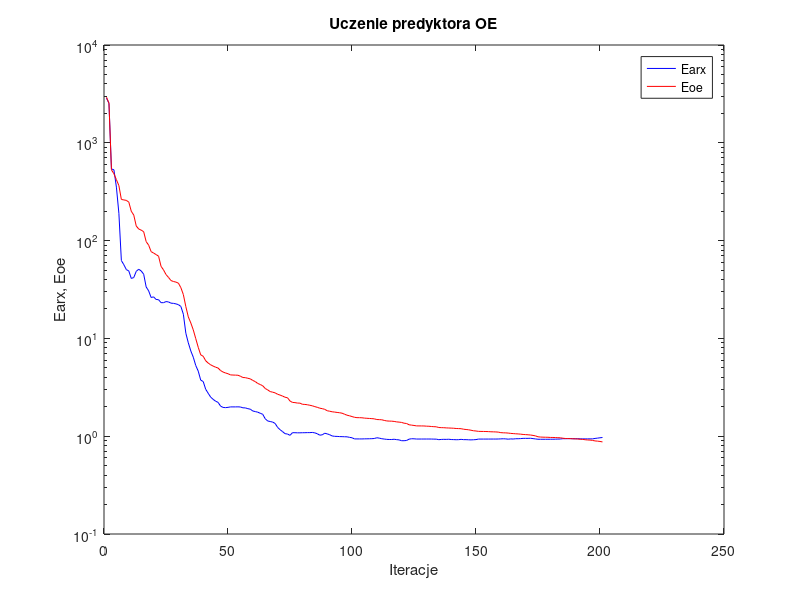
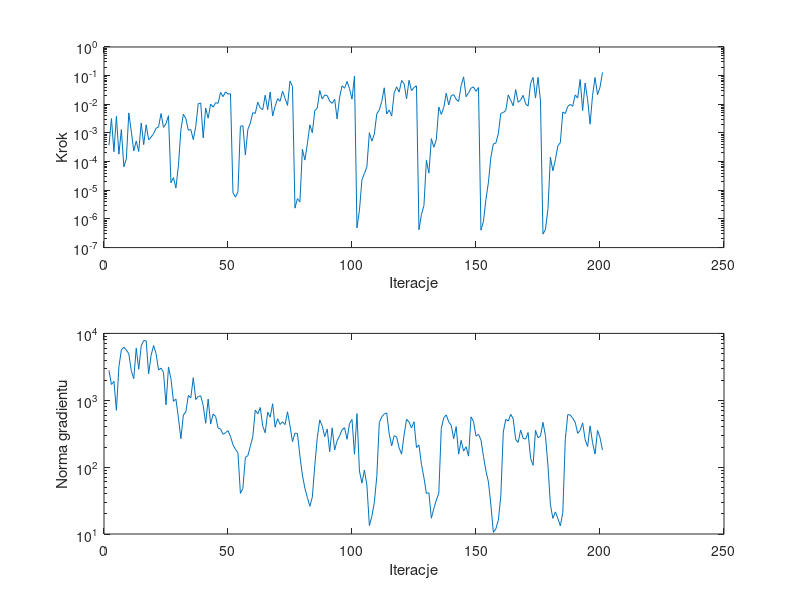

Reproduce these figures in MATLAB, in order.
%uczenie predyktora oe
clear all;
n=0; farx(n+1)=2.867292e+003; foe(n+1)=2.926337e+003; wspucz(n+1)=0.000000e+000; ng(n+1)=0.000000e+000;
%odnowa zmiennej metryki
n=1; farx(n+1)=2.529960e+003; foe(n+1)=2.545475e+003; krok(n+1)=3.697205e-004; ng(n+1)=2.796148e+003;
n=2; farx(n+1)=5.406936e+002; foe(n+1)=5.292840e+002; krok(n+1)=3.176507e-003; ng(n+1)=1.722083e+003;
n=3; farx(n+1)=5.291177e+002; foe(n+1)=4.827090e+002; krok(n+1)=2.224361e-004; ng(n+1)=1.922843e+003;
n=4; farx(n+1)=3.521008e+002; foe(n+1)=4.196910e+002; krok(n+1)=3.816075e-003; ng(n+1)=7.083844e+002;
n=5; farx(n+1)=1.901241e+002; foe(n+1)=3.651481e+002; krok(n+1)=1.821498e-004; ng(n+1)=3.156226e+003;
n=6; farx(n+1)=6.257261e+001; foe(n+1)=2.636325e+002; krok(n+1)=1.317301e-003; ng(n+1)=5.675473e+003;
n=7; farx(n+1)=5.668704e+001; foe(n+1)=2.605525e+002; krok(n+1)=6.619770e-005; ng(n+1)=6.202953e+003;
n=8; farx(n+1)=5.056494e+001; foe(n+1)=2.578122e+002; krok(n+1)=1.245462e-004; ng(n+1)=5.642651e+003;
n=9; farx(n+1)=4.889005e+001; foe(n+1)=2.474611e+002; krok(n+1)=5.003630e-003; ng(n+1)=4.960148e+003;
n=10; farx(n+1)=4.101689e+001; foe(n+1)=1.996735e+002; krok(n+1)=1.135356e-003; ng(n+1)=2.771884e+003;
n=11; farx(n+1)=4.191808e+001; foe(n+1)=1.823096e+002; krok(n+1)=2.370460e-004; ng(n+1)=2.106051e+003;
n=12; farx(n+1)=4.848802e+001; foe(n+1)=1.411207e+002; krok(n+1)=5.239523e-004; ng(n+1)=6.017046e+003;
n=13; farx(n+1)=5.097000e+001; foe(n+1)=1.313089e+002; krok(n+1)=2.263251e-004; ng(n+1)=2.913536e+003;
n=14; farx(n+1)=4.894221e+001; foe(n+1)=1.279827e+002; krok(n+1)=2.236648e-003; ng(n+1)=6.496357e+003;
n=15; farx(n+1)=4.532021e+001; foe(n+1)=1.232834e+002; krok(n+1)=3.927263e-004; ng(n+1)=7.816798e+003;
n=16; farx(n+1)=3.361005e+001; foe(n+1)=9.759639e+001; krok(n+1)=1.925691e-003; ng(n+1)=7.741573e+003;
n=17; farx(n+1)=3.064211e+001; foe(n+1)=8.986136e+001; krok(n+1)=5.775566e-004; ng(n+1)=2.484200e+003;
n=18; farx(n+1)=2.619649e+001; foe(n+1)=7.713141e+001; krok(n+1)=7.209870e-004; ng(n+1)=4.705936e+003;
n=19; farx(n+1)=2.659205e+001; foe(n+1)=7.458599e+001; krok(n+1)=9.516502e-004; ng(n+1)=6.594133e+003;
n=20; farx(n+1)=2.502091e+001; foe(n+1)=7.198531e+001; krok(n+1)=1.457389e-003; ng(n+1)=4.975734e+003;
n=21; farx(n+1)=2.487399e+001; foe(n+1)=6.931389e+001; krok(n+1)=1.626565e-003; ng(n+1)=2.834759e+003;
n=22; farx(n+1)=2.320617e+001; foe(n+1)=5.454838e+001; krok(n+1)=4.772940e-003; ng(n+1)=3.024206e+003;
n=23; farx(n+1)=2.318417e+001; foe(n+1)=5.018816e+001; krok(n+1)=1.563831e-003; ng(n+1)=2.603122e+003;
n=24; farx(n+1)=2.379395e+001; foe(n+1)=4.497597e+001; krok(n+1)=2.118327e-003; ng(n+1)=8.542559e+002;
n=25; farx(n+1)=2.359736e+001; foe(n+1)=4.206026e+001; krok(n+1)=4.011567e-003; ng(n+1)=3.135044e+003;
%odnowa zmiennej metryki
n=26; farx(n+1)=2.292866e+001; foe(n+1)=3.904955e+001; krok(n+1)=1.825798e-005; ng(n+1)=2.092369e+003;
n=27; farx(n+1)=2.281966e+001; foe(n+1)=3.818379e+001; krok(n+1)=2.773752e-005; ng(n+1)=9.649600e+002;
n=28; farx(n+1)=2.254591e+001; foe(n+1)=3.764708e+001; krok(n+1)=1.209447e-005; ng(n+1)=1.042624e+003;
n=29; farx(n+1)=2.214009e+001; foe(n+1)=3.672919e+001; krok(n+1)=7.168025e-005; ng(n+1)=5.470602e+002;
n=30; farx(n+1)=2.122539e+001; foe(n+1)=3.300475e+001; krok(n+1)=1.299476e-003; ng(n+1)=2.662779e+002;
n=31; farx(n+1)=1.765663e+001; foe(n+1)=2.803746e+001; krok(n+1)=4.505183e-003; ng(n+1)=6.040367e+002;
n=32; farx(n+1)=1.129410e+001; foe(n+1)=2.111468e+001; krok(n+1)=3.151553e-003; ng(n+1)=6.691963e+002;
n=33; farx(n+1)=9.006295e+000; foe(n+1)=1.657993e+001; krok(n+1)=1.244450e-003; ng(n+1)=1.180443e+003;
n=34; farx(n+1)=7.447262e+000; foe(n+1)=1.439305e+001; krok(n+1)=1.318588e-003; ng(n+1)=1.088893e+003;
n=35; farx(n+1)=6.421950e+000; foe(n+1)=1.221798e+001; krok(n+1)=5.880954e-004; ng(n+1)=2.175905e+003;
n=36; farx(n+1)=5.279180e+000; foe(n+1)=9.939997e+000; krok(n+1)=1.691206e-003; ng(n+1)=1.026307e+003;
n=37; farx(n+1)=4.625394e+000; foe(n+1)=8.105788e+000; krok(n+1)=1.056599e-002; ng(n+1)=1.142048e+003;
n=38; farx(n+1)=3.743400e+000; foe(n+1)=6.784957e+000; krok(n+1)=1.109636e-002; ng(n+1)=1.164255e+003;
n=39; farx(n+1)=3.624336e+000; foe(n+1)=6.570715e+000; krok(n+1)=6.710424e-004; ng(n+1)=8.331257e+002;
n=40; farx(n+1)=3.021026e+000; foe(n+1)=5.906211e+000; krok(n+1)=7.418259e-003; ng(n+1)=4.518668e+002;
n=41; farx(n+1)=2.749425e+000; foe(n+1)=5.600692e+000; krok(n+1)=3.277858e-003; ng(n+1)=1.040310e+003;
n=42; farx(n+1)=2.512460e+000; foe(n+1)=5.371770e+000; krok(n+1)=1.012568e-002; ng(n+1)=4.403811e+002;
n=43; farx(n+1)=2.381760e+000; foe(n+1)=5.213050e+000; krok(n+1)=7.932207e-003; ng(n+1)=6.214606e+002;
n=44; farx(n+1)=2.279797e+000; foe(n+1)=5.078059e+000; krok(n+1)=1.142218e-002; ng(n+1)=5.732812e+002;
n=45; farx(n+1)=2.218537e+000; foe(n+1)=4.977979e+000; krok(n+1)=1.082825e-002; ng(n+1)=3.861295e+002;
n=46; farx(n+1)=2.030587e+000; foe(n+1)=4.692239e+000; krok(n+1)=2.617232e-002; ng(n+1)=3.703488e+002;
n=47; farx(n+1)=1.970003e+000; foe(n+1)=4.532460e+000; krok(n+1)=1.850334e-002; ng(n+1)=3.096389e+002;
n=48; farx(n+1)=1.958910e+000; foe(n+1)=4.430844e+000; krok(n+1)=2.720095e-002; ng(n+1)=3.271530e+002;
n=49; farx(n+1)=1.972009e+000; foe(n+1)=4.354037e+000; krok(n+1)=2.272397e-002; ng(n+1)=3.512471e+002;
n=50; farx(n+1)=1.993479e+000; foe(n+1)=4.235128e+000; krok(n+1)=2.331735e-002; ng(n+1)=2.886608e+002;
%odnowa zmiennej metryki
n=51; farx(n+1)=1.993350e+000; foe(n+1)=4.220557e+000; krok(n+1)=8.151193e-006; ng(n+1)=2.160227e+002;
n=52; farx(n+1)=1.993533e+000; foe(n+1)=4.211850e+000; krok(n+1)=5.772899e-006; ng(n+1)=1.843355e+002;
n=53; farx(n+1)=1.996611e+000; foe(n+1)=4.201170e+000; krok(n+1)=8.746968e-006; ng(n+1)=1.652081e+002;
n=54; farx(n+1)=1.989272e+000; foe(n+1)=4.105603e+000; krok(n+1)=1.704775e-003; ng(n+1)=4.041921e+001;
n=55; farx(n+1)=1.951473e+000; foe(n+1)=3.982061e+000; krok(n+1)=1.790920e-003; ng(n+1)=4.820874e+001;
n=56; farx(n+1)=1.947371e+000; foe(n+1)=3.969880e+000; krok(n+1)=1.697983e-004; ng(n+1)=1.395293e+002;
n=57; farx(n+1)=1.913015e+000; foe(n+1)=3.909802e+000; krok(n+1)=1.320749e-003; ng(n+1)=1.486545e+002;
n=58; farx(n+1)=1.887856e+000; foe(n+1)=3.857778e+000; krok(n+1)=2.209886e-003; ng(n+1)=2.049387e+002;
n=59; farx(n+1)=1.810096e+000; foe(n+1)=3.717048e+000; krok(n+1)=5.095665e-003; ng(n+1)=2.843751e+002;
n=60; farx(n+1)=1.785727e+000; foe(n+1)=3.616143e+000; krok(n+1)=4.841816e-003; ng(n+1)=7.147916e+002;
n=61; farx(n+1)=1.760492e+000; foe(n+1)=3.461246e+000; krok(n+1)=1.183052e-002; ng(n+1)=6.258586e+002;
n=62; farx(n+1)=1.716418e+000; foe(n+1)=3.377828e+000; krok(n+1)=7.530795e-003; ng(n+1)=7.788101e+002;
n=63; farx(n+1)=1.674785e+000; foe(n+1)=3.277878e+000; krok(n+1)=6.506258e-003; ng(n+1)=4.111225e+002;
n=64; farx(n+1)=1.509152e+000; foe(n+1)=3.076756e+000; krok(n+1)=2.067140e-002; ng(n+1)=3.266353e+002;
n=65; farx(n+1)=1.431245e+000; foe(n+1)=2.974865e+000; krok(n+1)=6.506258e-003; ng(n+1)=6.618831e+002;
n=66; farx(n+1)=1.413059e+000; foe(n+1)=2.861347e+000; krok(n+1)=2.679765e-002; ng(n+1)=5.590678e+002;
n=67; farx(n+1)=1.394550e+000; foe(n+1)=2.819014e+000; krok(n+1)=3.907882e-003; ng(n+1)=8.880623e+002;
n=68; farx(n+1)=1.350831e+000; foe(n+1)=2.774623e+000; krok(n+1)=8.518466e-003; ng(n+1)=3.956199e+002;
n=69; farx(n+1)=1.230352e+000; foe(n+1)=2.684533e+000; krok(n+1)=1.571994e-002; ng(n+1)=5.292305e+002;
n=70; farx(n+1)=1.165717e+000; foe(n+1)=2.633598e+000; krok(n+1)=1.279818e-002; ng(n+1)=4.345540e+002;
n=71; farx(n+1)=1.114216e+000; foe(n+1)=2.571900e+000; krok(n+1)=2.865057e-002; ng(n+1)=4.774313e+002;
n=72; farx(n+1)=1.061771e+000; foe(n+1)=2.503671e+000; krok(n+1)=1.617035e-002; ng(n+1)=4.323506e+002;
n=73; farx(n+1)=1.052329e+000; foe(n+1)=2.471729e+000; krok(n+1)=9.150227e-003; ng(n+1)=6.733212e+002;
n=74; farx(n+1)=1.020524e+000; foe(n+1)=2.290315e+000; krok(n+1)=6.504518e-002; ng(n+1)=4.135113e+002;
n=75; farx(n+1)=1.086533e+000; foe(n+1)=2.215342e+000; krok(n+1)=4.165943e-002; ng(n+1)=2.403752e+002;
%odnowa zmiennej metryki
n=76; farx(n+1)=1.085668e+000; foe(n+1)=2.205653e+000; krok(n+1)=2.380210e-006; ng(n+1)=3.222256e+002;
n=77; farx(n+1)=1.083072e+000; foe(n+1)=2.181848e+000; krok(n+1)=5.116065e-006; ng(n+1)=3.182817e+002;
n=78; farx(n+1)=1.083124e+000; foe(n+1)=2.178672e+000; krok(n+1)=3.951296e-006; ng(n+1)=1.459979e+002;
n=79; farx(n+1)=1.085280e+000; foe(n+1)=2.119928e+000; krok(n+1)=2.702675e-004; ng(n+1)=7.609862e+001;
n=80; farx(n+1)=1.085929e+000; foe(n+1)=2.112993e+000; krok(n+1)=1.133097e-004; ng(n+1)=4.833378e+001;
n=81; farx(n+1)=1.088190e+000; foe(n+1)=2.097446e+000; krok(n+1)=4.168272e-004; ng(n+1)=3.507446e+001;
n=82; farx(n+1)=1.087944e+000; foe(n+1)=2.071202e+000; krok(n+1)=1.916949e-003; ng(n+1)=2.596259e+001;
n=83; farx(n+1)=1.092883e+000; foe(n+1)=2.045727e+000; krok(n+1)=1.021844e-003; ng(n+1)=3.556740e+001;
n=84; farx(n+1)=1.081696e+000; foe(n+1)=2.006874e+000; krok(n+1)=6.071802e-003; ng(n+1)=1.067514e+002;
n=85; farx(n+1)=1.059824e+000; foe(n+1)=1.973948e+000; krok(n+1)=7.409251e-003; ng(n+1)=2.761916e+002;
n=86; farx(n+1)=1.024308e+000; foe(n+1)=1.933781e+000; krok(n+1)=3.054889e-002; ng(n+1)=5.096562e+002;
n=87; farx(n+1)=1.033697e+000; foe(n+1)=1.913540e+000; krok(n+1)=1.532510e-002; ng(n+1)=4.098495e+002;
n=88; farx(n+1)=1.071783e+000; foe(n+1)=1.882743e+000; krok(n+1)=2.107682e-002; ng(n+1)=2.861956e+002;
n=89; farx(n+1)=1.056988e+000; foe(n+1)=1.821094e+000; krok(n+1)=2.025137e-002; ng(n+1)=3.718754e+002;
n=90; farx(n+1)=1.035383e+000; foe(n+1)=1.800666e+000; krok(n+1)=1.295158e-002; ng(n+1)=1.702008e+002;
n=91; farx(n+1)=1.005878e+000; foe(n+1)=1.777324e+000; krok(n+1)=1.080437e-002; ng(n+1)=3.865704e+002;
n=92; farx(n+1)=9.971007e-001; foe(n+1)=1.764598e+000; krok(n+1)=1.506159e-002; ng(n+1)=1.805458e+002;
n=93; farx(n+1)=9.952141e-001; foe(n+1)=1.749592e+000; krok(n+1)=3.096185e-003; ng(n+1)=2.488661e+002;
n=94; farx(n+1)=9.908988e-001; foe(n+1)=1.737566e+000; krok(n+1)=1.771116e-002; ng(n+1)=2.942003e+002;
n=95; farx(n+1)=9.897173e-001; foe(n+1)=1.718915e+000; krok(n+1)=4.438543e-002; ng(n+1)=3.626810e+002;
n=96; farx(n+1)=9.870988e-001; foe(n+1)=1.677868e+000; krok(n+1)=3.631321e-002; ng(n+1)=3.890503e+002;
n=97; farx(n+1)=9.856470e-001; foe(n+1)=1.639420e+000; krok(n+1)=6.266827e-002; ng(n+1)=2.610884e+002;
n=98; farx(n+1)=9.734228e-001; foe(n+1)=1.617171e+000; krok(n+1)=3.500452e-002; ng(n+1)=4.495031e+002;
n=99; farx(n+1)=9.639183e-001; foe(n+1)=1.587868e+000; krok(n+1)=1.517118e-002; ng(n+1)=5.156345e+002;
n=100; farx(n+1)=9.382027e-001; foe(n+1)=1.560753e+000; krok(n+1)=9.656284e-002; ng(n+1)=1.558414e+002;
%odnowa zmiennej metryki
n=101; farx(n+1)=9.380179e-001; foe(n+1)=1.547658e+000; krok(n+1)=4.870611e-007; ng(n+1)=6.311611e+002;
n=102; farx(n+1)=9.378350e-001; foe(n+1)=1.546740e+000; krok(n+1)=1.999722e-006; ng(n+1)=8.760347e+001;
n=103; farx(n+1)=9.376813e-001; foe(n+1)=1.543224e+000; krok(n+1)=2.323045e-005; ng(n+1)=5.765282e+001;
n=104; farx(n+1)=9.397042e-001; foe(n+1)=1.531142e+000; krok(n+1)=3.868786e-005; ng(n+1)=9.054526e+001;
n=105; farx(n+1)=9.404863e-001; foe(n+1)=1.524644e+000; krok(n+1)=6.596013e-005; ng(n+1)=5.402850e+001;
n=106; farx(n+1)=9.416166e-001; foe(n+1)=1.518812e+000; krok(n+1)=1.020148e-003; ng(n+1)=1.338460e+001;
n=107; farx(n+1)=9.434542e-001; foe(n+1)=1.512573e+000; krok(n+1)=5.202718e-004; ng(n+1)=1.824203e+001;
n=108; farx(n+1)=9.472657e-001; foe(n+1)=1.504738e+000; krok(n+1)=9.064776e-004; ng(n+1)=2.957504e+001;
n=109; farx(n+1)=9.643913e-001; foe(n+1)=1.480596e+000; krok(n+1)=4.698731e-003; ng(n+1)=7.266715e+001;
n=110; farx(n+1)=9.555137e-001; foe(n+1)=1.477272e+000; krok(n+1)=6.349841e-003; ng(n+1)=4.622380e+002;
n=111; farx(n+1)=9.426742e-001; foe(n+1)=1.472373e+000; krok(n+1)=1.257761e-002; ng(n+1)=5.668549e+002;
n=112; farx(n+1)=9.352206e-001; foe(n+1)=1.449772e+000; krok(n+1)=3.774616e-002; ng(n+1)=6.229153e+002;
n=113; farx(n+1)=9.281038e-001; foe(n+1)=1.433093e+000; krok(n+1)=4.550450e-003; ng(n+1)=6.471191e+002;
n=114; farx(n+1)=9.256258e-001; foe(n+1)=1.427151e+000; krok(n+1)=6.374691e-003; ng(n+1)=3.135096e+002;
n=115; farx(n+1)=9.252367e-001; foe(n+1)=1.424949e+000; krok(n+1)=3.870712e-003; ng(n+1)=2.078131e+002;
n=116; farx(n+1)=9.309026e-001; foe(n+1)=1.416134e+000; krok(n+1)=2.476948e-002; ng(n+1)=2.953970e+002;
n=117; farx(n+1)=9.221136e-001; foe(n+1)=1.400830e+000; krok(n+1)=4.076532e-002; ng(n+1)=2.819304e+002;
n=118; farx(n+1)=9.168883e-001; foe(n+1)=1.393238e+000; krok(n+1)=2.672451e-002; ng(n+1)=1.932897e+002;
n=119; farx(n+1)=8.995176e-001; foe(n+1)=1.382990e+000; krok(n+1)=6.776944e-002; ng(n+1)=1.562029e+002;
n=120; farx(n+1)=8.992418e-001; foe(n+1)=1.358145e+000; krok(n+1)=5.234463e-002; ng(n+1)=3.032223e+002;
n=121; farx(n+1)=9.042390e-001; foe(n+1)=1.348860e+000; krok(n+1)=1.572069e-002; ng(n+1)=5.204206e+002;
n=122; farx(n+1)=9.325064e-001; foe(n+1)=1.309018e+000; krok(n+1)=6.900644e-002; ng(n+1)=4.721946e+002;
n=123; farx(n+1)=9.420561e-001; foe(n+1)=1.297868e+000; krok(n+1)=2.991958e-002; ng(n+1)=3.854796e+002;
n=124; farx(n+1)=9.406795e-001; foe(n+1)=1.287937e+000; krok(n+1)=3.876686e-002; ng(n+1)=4.776594e+002;
n=125; farx(n+1)=9.355612e-001; foe(n+1)=1.275101e+000; krok(n+1)=4.388300e-002; ng(n+1)=1.964378e+002;
%odnowa zmiennej metryki
n=126; farx(n+1)=9.355558e-001; foe(n+1)=1.274320e+000; krok(n+1)=4.185770e-007; ng(n+1)=2.144218e+002;
n=127; farx(n+1)=9.356000e-001; foe(n+1)=1.273463e+000; krok(n+1)=1.437877e-006; ng(n+1)=1.106354e+002;
n=128; farx(n+1)=9.357907e-001; foe(n+1)=1.272612e+000; krok(n+1)=2.886450e-006; ng(n+1)=6.982761e+001;
n=129; farx(n+1)=9.358736e-001; foe(n+1)=1.266459e+000; krok(n+1)=1.107642e-004; ng(n+1)=4.054264e+001;
n=130; farx(n+1)=9.359853e-001; foe(n+1)=1.264117e+000; krok(n+1)=3.955346e-005; ng(n+1)=4.140400e+001;
n=131; farx(n+1)=9.354091e-001; foe(n+1)=1.256744e+000; krok(n+1)=6.326141e-004; ng(n+1)=1.722261e+001;
n=132; farx(n+1)=9.337472e-001; foe(n+1)=1.251182e+000; krok(n+1)=3.192302e-004; ng(n+1)=2.405299e+001;
n=133; farx(n+1)=9.326692e-001; foe(n+1)=1.247775e+000; krok(n+1)=5.842554e-004; ng(n+1)=3.216719e+001;
n=134; farx(n+1)=9.219022e-001; foe(n+1)=1.226869e+000; krok(n+1)=8.076021e-003; ng(n+1)=4.082238e+001;
n=135; farx(n+1)=9.266171e-001; foe(n+1)=1.223391e+000; krok(n+1)=4.447430e-003; ng(n+1)=3.786425e+002;
n=136; farx(n+1)=9.289711e-001; foe(n+1)=1.221492e+000; krok(n+1)=7.782134e-003; ng(n+1)=5.473402e+002;
n=137; farx(n+1)=9.277631e-001; foe(n+1)=1.216129e+000; krok(n+1)=2.440235e-002; ng(n+1)=6.041544e+002;
n=138; farx(n+1)=9.310170e-001; foe(n+1)=1.212951e+000; krok(n+1)=9.486201e-003; ng(n+1)=4.755403e+002;
n=139; farx(n+1)=9.247393e-001; foe(n+1)=1.209831e+000; krok(n+1)=1.980819e-002; ng(n+1)=4.233780e+002;
n=140; farx(n+1)=9.231986e-001; foe(n+1)=1.206306e+000; krok(n+1)=2.178313e-002; ng(n+1)=2.660901e+002;
n=141; farx(n+1)=9.203532e-001; foe(n+1)=1.198913e+000; krok(n+1)=1.500979e-002; ng(n+1)=4.034503e+002;
n=142; farx(n+1)=9.218026e-001; foe(n+1)=1.196538e+000; krok(n+1)=1.251384e-002; ng(n+1)=1.562785e+002;
n=143; farx(n+1)=9.283481e-001; foe(n+1)=1.193522e+000; krok(n+1)=4.486659e-002; ng(n+1)=2.520495e+002;
n=144; farx(n+1)=9.223314e-001; foe(n+1)=1.178400e+000; krok(n+1)=9.048247e-002; ng(n+1)=1.736291e+002;
n=145; farx(n+1)=9.220780e-001; foe(n+1)=1.170986e+000; krok(n+1)=1.839173e-002; ng(n+1)=2.018764e+002;
n=146; farx(n+1)=9.193286e-001; foe(n+1)=1.163399e+000; krok(n+1)=2.550930e-002; ng(n+1)=1.460232e+002;
n=147; farx(n+1)=9.168905e-001; foe(n+1)=1.150734e+000; krok(n+1)=3.650930e-002; ng(n+1)=5.649271e+002;
n=148; farx(n+1)=9.200413e-001; foe(n+1)=1.136577e+000; krok(n+1)=4.050274e-002; ng(n+1)=4.795071e+002;
n=149; farx(n+1)=9.233208e-001; foe(n+1)=1.130353e+000; krok(n+1)=2.842041e-002; ng(n+1)=2.907964e+002;
n=150; farx(n+1)=9.346673e-001; foe(n+1)=1.120509e+000; krok(n+1)=3.863769e-002; ng(n+1)=3.098796e+002;
%odnowa zmiennej metryki
n=151; farx(n+1)=9.346483e-001; foe(n+1)=1.119177e+000; krok(n+1)=4.039360e-007; ng(n+1)=2.544290e+002;
n=152; farx(n+1)=9.346576e-001; foe(n+1)=1.118286e+000; krok(n+1)=8.165243e-007; ng(n+1)=1.455903e+002;
n=153; farx(n+1)=9.348692e-001; foe(n+1)=1.116802e+000; krok(n+1)=4.817624e-006; ng(n+1)=8.792677e+001;
n=154; farx(n+1)=9.348843e-001; foe(n+1)=1.114371e+000; krok(n+1)=1.860264e-005; ng(n+1)=6.031819e+001;
n=155; farx(n+1)=9.352079e-001; foe(n+1)=1.109976e+000; krok(n+1)=1.430930e-004; ng(n+1)=2.716874e+001;
n=156; farx(n+1)=9.353878e-001; foe(n+1)=1.108310e+000; krok(n+1)=4.129769e-004; ng(n+1)=1.055853e+001;
n=157; farx(n+1)=9.352721e-001; foe(n+1)=1.105685e+000; krok(n+1)=4.430569e-004; ng(n+1)=1.195608e+001;
n=158; farx(n+1)=9.363124e-001; foe(n+1)=1.100877e+000; krok(n+1)=9.413494e-004; ng(n+1)=1.600210e+001;
n=159; farx(n+1)=9.388572e-001; foe(n+1)=1.087600e+000; krok(n+1)=4.809146e-003; ng(n+1)=3.694505e+001;
n=160; farx(n+1)=9.414356e-001; foe(n+1)=1.083304e+000; krok(n+1)=5.172508e-003; ng(n+1)=3.343497e+002;
n=161; farx(n+1)=9.387912e-001; foe(n+1)=1.081498e+000; krok(n+1)=5.999763e-003; ng(n+1)=5.179625e+002;
n=162; farx(n+1)=9.319216e-001; foe(n+1)=1.076338e+000; krok(n+1)=2.117616e-002; ng(n+1)=4.894752e+002;
n=163; farx(n+1)=9.387009e-001; foe(n+1)=1.068382e+000; krok(n+1)=1.378623e-002; ng(n+1)=6.169824e+002;
n=164; farx(n+1)=9.353933e-001; foe(n+1)=1.063639e+000; krok(n+1)=8.894860e-003; ng(n+1)=5.261499e+002;
n=165; farx(n+1)=9.423877e-001; foe(n+1)=1.058640e+000; krok(n+1)=3.264474e-002; ng(n+1)=2.591201e+002;
n=166; farx(n+1)=9.422987e-001; foe(n+1)=1.054951e+000; krok(n+1)=1.170476e-002; ng(n+1)=2.342337e+002;
n=167; farx(n+1)=9.452597e-001; foe(n+1)=1.049437e+000; krok(n+1)=1.405854e-002; ng(n+1)=3.590211e+002;
n=168; farx(n+1)=9.501945e-001; foe(n+1)=1.042109e+000; krok(n+1)=2.047906e-002; ng(n+1)=2.691589e+002;
n=169; farx(n+1)=9.505454e-001; foe(n+1)=1.038112e+000; krok(n+1)=1.042905e-002; ng(n+1)=2.633555e+002;
n=170; farx(n+1)=9.505787e-001; foe(n+1)=1.033974e+000; krok(n+1)=8.625805e-003; ng(n+1)=3.291903e+002;
n=171; farx(n+1)=9.527459e-001; foe(n+1)=1.028309e+000; krok(n+1)=5.335388e-002; ng(n+1)=1.371328e+002;
n=172; farx(n+1)=9.449483e-001; foe(n+1)=1.018660e+000; krok(n+1)=8.662598e-002; ng(n+1)=1.063933e+002;
n=173; farx(n+1)=9.376467e-001; foe(n+1)=1.007018e+000; krok(n+1)=1.650507e-002; ng(n+1)=3.550932e+002;
n=174; farx(n+1)=9.305300e-001; foe(n+1)=9.863552e-001; krok(n+1)=8.693674e-002; ng(n+1)=2.750727e+002;
n=175; farx(n+1)=9.304913e-001; foe(n+1)=9.801991e-001; krok(n+1)=1.308616e-002; ng(n+1)=2.902363e+002;
%odnowa zmiennej metryki
n=176; farx(n+1)=9.304885e-001; foe(n+1)=9.775053e-001; krok(n+1)=2.947822e-007; ng(n+1)=4.678602e+002;
n=177; farx(n+1)=9.305125e-001; foe(n+1)=9.760516e-001; krok(n+1)=4.328174e-007; ng(n+1)=2.947782e+002;
n=178; farx(n+1)=9.306460e-001; foe(n+1)=9.750242e-001; krok(n+1)=2.152561e-006; ng(n+1)=1.073713e+002;
n=179; farx(n+1)=9.313104e-001; foe(n+1)=9.712019e-001; krok(n+1)=1.418485e-004; ng(n+1)=2.734824e+001;
n=180; farx(n+1)=9.314826e-001; foe(n+1)=9.707749e-001; krok(n+1)=4.789661e-005; ng(n+1)=1.715281e+001;
n=181; farx(n+1)=9.325107e-001; foe(n+1)=9.688164e-001; krok(n+1)=1.162937e-004; ng(n+1)=2.142465e+001;
n=182; farx(n+1)=9.345186e-001; foe(n+1)=9.654158e-001; krok(n+1)=3.569431e-004; ng(n+1)=1.713273e+001;
n=183; farx(n+1)=9.358434e-001; foe(n+1)=9.634817e-001; krok(n+1)=4.576195e-004; ng(n+1)=1.324773e+001;
n=184; farx(n+1)=9.436144e-001; foe(n+1)=9.535454e-001; krok(n+1)=5.414124e-003; ng(n+1)=2.079460e+001;
n=185; farx(n+1)=9.421677e-001; foe(n+1)=9.478076e-001; krok(n+1)=4.738412e-003; ng(n+1)=2.609882e+002;
n=186; farx(n+1)=9.438271e-001; foe(n+1)=9.463657e-001; krok(n+1)=8.443488e-003; ng(n+1)=6.096046e+002;
n=187; farx(n+1)=9.451811e-001; foe(n+1)=9.440267e-001; krok(n+1)=9.949946e-003; ng(n+1)=6.026977e+002;
n=188; farx(n+1)=9.419206e-001; foe(n+1)=9.420393e-001; krok(n+1)=8.533243e-003; ng(n+1)=5.363767e+002;
n=189; farx(n+1)=9.421212e-001; foe(n+1)=9.389630e-001; krok(n+1)=2.128042e-002; ng(n+1)=4.682509e+002;
n=190; farx(n+1)=9.423482e-001; foe(n+1)=9.372066e-001; krok(n+1)=1.650423e-002; ng(n+1)=3.205279e+002;
n=191; farx(n+1)=9.395740e-001; foe(n+1)=9.305648e-001; krok(n+1)=7.361186e-002; ng(n+1)=3.556643e+002;
n=192; farx(n+1)=9.392489e-001; foe(n+1)=9.278826e-001; krok(n+1)=6.081190e-003; ng(n+1)=4.597497e+002;
n=193; farx(n+1)=9.386919e-001; foe(n+1)=9.204896e-001; krok(n+1)=5.514490e-002; ng(n+1)=2.592638e+002;
n=194; farx(n+1)=9.391159e-001; foe(n+1)=9.149483e-001; krok(n+1)=1.464382e-002; ng(n+1)=2.029354e+002;
n=195; farx(n+1)=9.393851e-001; foe(n+1)=9.128569e-001; krok(n+1)=2.027773e-003; ng(n+1)=4.145008e+002;
n=196; farx(n+1)=9.388339e-001; foe(n+1)=9.054634e-001; krok(n+1)=2.067140e-002; ng(n+1)=2.313832e+002;
n=197; farx(n+1)=9.489982e-001; foe(n+1)=8.948786e-001; krok(n+1)=8.589342e-002; ng(n+1)=1.569750e+002;
n=198; farx(n+1)=9.557223e-001; foe(n+1)=8.902595e-001; krok(n+1)=2.165649e-002; ng(n+1)=3.538126e+002;
n=199; farx(n+1)=9.637743e-001; foe(n+1)=8.839437e-001; krok(n+1)=3.929724e-002; ng(n+1)=2.769487e+002;
n=200; farx(n+1)=9.698975e-001; foe(n+1)=8.737488e-001; krok(n+1)=1.300904e-001; ng(n+1)=1.793774e+002;

figure; semilogy(farx,'b'); hold on; semilogy(foe,'r'); xlabel('Iteracje'); ylabel('Earx, Eoe'); legend('Earx','Eoe'); title('Uczenie predyktora OE');
figure; subplot(2,1,1); semilogy(krok); xlabel('Iteracje'); ylabel('Krok');
subplot(2,1,2); semilogy(ng); xlabel('Iteracje'); ylabel('Norma gradientu');
Earx=farx(n+1)
Eoe=foe(n+1)
